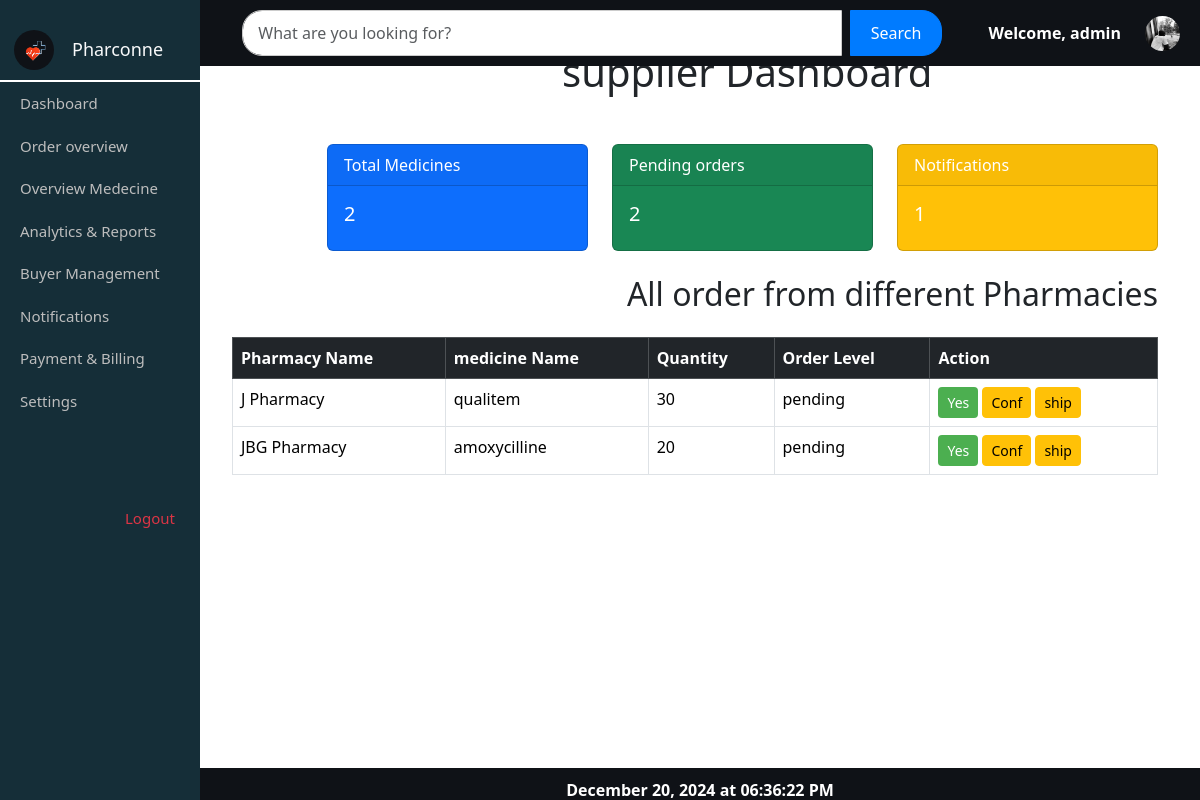
The page /supplierdashboard/ (signed in) on the database its author committed.
### myapp/models.py (models this page shows, shortened)
class Order(models.Model):
    O_id = models.AutoField(primary_key=True)  # Auto-incrementing order ID
    pharmacy = models.ForeignKey(Pharmacy, on_delete=models.CASCADE, related_name='orders')  # The pharmacy placing the order
    supplier = models.ForeignKey(Supplier, on_delete=models.CASCADE, related_name='orders')  # The supplier receiving the order
    medicine = models.ForeignKey(Medicine, on_delete=models.CASCADE, related_name='orders')
    quantity = models.PositiveIntegerField()  # Quantity of medicine being ordered
    total_price = models.DecimalField(max_digits=10, decimal_places=2)  # Total price of the order
    order_status = models.CharField(max_length=20, choices=[
        ('pending', 'Pending'),
        ('approved', 'Approved'),
        ('delivered', 'Delivered'),
        ('cancelled', 'Cancelled'),
    ], default='pending')  # Order status
    order_date = models.DateTimeField(default=timezone.now)  # Date and time of the order
    delivery_date = models.DateTimeField(blank=True, null=True)  # Expected delivery date (optional)

class Pharmacy(models.Model):
    user = models.OneToOneField(User, on_delete=models.CASCADE, null=True, blank=True)
    P_id = models.IntegerField(primary_key=True)
    P_name = models.CharField(max_length=100)
    contact_info = models.CharField(max_length=13)
    location = models.CharField(max_length=100, default='Unknown Location')
    start_time = models.TimeField(default=default_start_time)
    end_time = models.TimeField(default=default_end_time)
    status = models.CharField(max_length=20, default='pending')
    stock_level = models.CharField(max_length=100, default='high')
    password = models.CharField(max_length=100, blank=True, null=True)
    def __str__(self):
        return self.P_name

class Medicine(models.Model):
    STATUS_CHOICES = [
        ('active', 'Active'),
        ('inactive', 'Inactive'),
    ]
    M_id = models.AutoField(primary_key=True)
    supplier = models.ForeignKey(Supplier, on_delete=models.CASCADE, related_name='addmedicine', null=True)
    name = models.CharField(max_length=100)
    serial_number = models.CharField(max_length=100, unique=True, null=False)  # Add serial_number
    exp_date = models.DateField(null=False)  # Add expiration date field
    MFG_date = models.DateField(null=True, blank=True)
    quantity = models.PositiveIntegerField(default=0)
    price = models.DecimalField(max_digits=10, decimal_places=2, null=False, default=0.0)
    status = models.CharField(max_length=10, choices=STATUS_CHOICES, null=True)
    def __str__(self):
        return self.name

### myapp/views.py (the view)
# urls.py: path('supplierdashboard/', views.dashsupply, name='supplierdashboard'),
def dashsupply(request):
    supplier_id = request.session.get('supplier_id')
    if not supplier_id:
        return render(request, "myapp/loggin_view.html", {
            'message': "Supplier ID not found in session. Please log in again."
        })
    try:
        supplier = Supplier.objects.get(S_id=supplier_id)
    except Supplier.DoesNotExist:
        return render(request, "myapp/loggin_view.html", {
            'message': "Supplier not found. Please contact support."
        })
    total_medicines_count = Medicine.objects.filter(supplier_id=supplier_id).count()
    total_pending_count = Order.objects.filter(order_status='pending', supplier_id=supplier_id).count()
    total_notification = Message.objects.filter(
        receiver_pharmacy=supplier.name,  # Filter by the logged-in supplier's name
        is_read=False
    ).count()
    data = Order.objects.filter(supplier_id=supplier_id)
    return render(request, 'myapp/supplierdashboard.html', {
        'total_medicines_count': total_medicines_count,
        'total_pending_count': total_pending_count,
        'total_notification': total_notification,  # Unread message count for the logged-in supplier
        'data': data,
    })

### myapp/templates/myapp/supplierdashboard.html (shortened to what this page needs)
{% extends 'myapp/supplierdash.html' %}
{% load static %}
{% block content %}
<div class="container" id="main-content" style="max-height: 80vh; overflow-y: auto;">
    <h1 class="my-5" style="margin-left: 13em; margin-top: 4em;">supplier Dashboard</h1>
    <div class="row justify-content-end">
        <div class="col-md-3">
            <div class="card text-white bg-primary">
                <div class="card-header">Total Medicines</div>
                <div class="card-body">
                    <h5 class="card-title">{{ total_medicines_count }}</h5>
                </div>
            </div>
        </div>
        <div class="col-md-3">
            <div class="card text-white bg-success">
                <div class="card-header">Pending orders</div>
                <div class="card-body">
                    <h5 class="card-title">{{ total_pending_count }}</h5>
                </div>
            </div>
        </div>
        <div class="col-md-3">
            <div class="card text-white bg-warning">
                <div class="card-header">Notifications</div>
                <div class="card-body">
                    <h5 class="card-title">{{ total_notification }}</h5>
                </div>
            </div>
        </div>
    </div>
    <h2 class="my-4 text-end">All order from different Pharmacies</h2>
    <div class="row justify-content-end">
        <div class="col-md-10">
            <div class="table-responsive">
                <table class="table table-bordered">
                    <thead class="table-dark">
                        <tr>
                            <th>Pharmacy Name</th>
                            <th>medicine Name</th>
                            <th>Quantity</th>
                            <th>Order Level</th>
                            <th>Action</th>
                        </tr>
                    </thead>
                    <tbody>
                        {% for order in data %}
                        <tr>
                            <td>{{ order.pharmacy }}</td>
                            <td>{{ order.medicine}}</td>
                            <td>{{ order.quantity }}</td>
                            <td>{{ order.order_status }}</td>
                            <td style="margin-left: 2em;">
                                <button class="btn btn-sm" style="background-color: #4CAF50; color: white;">Yes</button>
                                <button class="btn btn-warning btn-sm">Conf</button>
                                <button class="btn btn-warning btn-sm">ship</button>
                            </td>
                        </tr>
                        {% empty %}
                            <tr>
                                <td colspan="3" class="text-center">No pharmacies found.</td>
                            </tr>
                        {% endfor %}
                    </tbody>
                </table>
            </div>
        </div>
    </div>
</div>
{% endblock content %}

### myapp/static/myapp/css/pharmacy_list.css (style rules this page uses)
body { margin: 0; padding: 0; overflow: hidden; }

### rows shown on the page
Order: pharmacy "J Pharmacy", medicine "qualitem", quantity "30", order_status "pending"
Order: pharmacy "JBG Pharmacy", medicine "amoxycilline", quantity "20", order_status "pending"

### other values the page prints
{{ request.session.user_name }} "admin"
{{ total_medicines_count }} "2"
{{ total_pending_count }} "2"
{{ total_notification }} "1"
